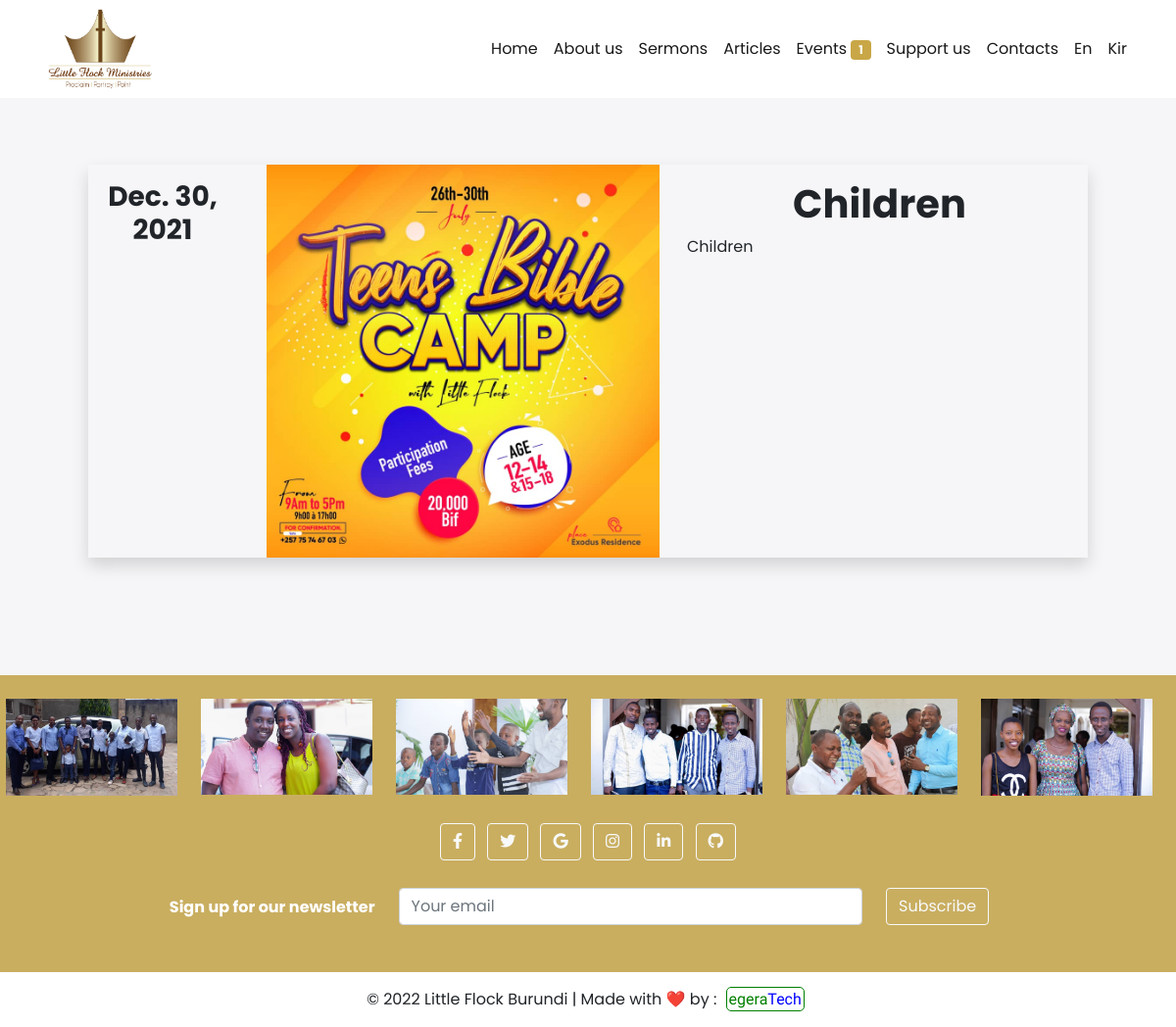
/flock/events/, run on the app's committed database.
### flock/models.py (models this page shows, shortened)
class Event(models.Model):
    title = models.CharField(max_length=120)
    photo = models.ImageField(upload_to='%Y/%m/%d/', default='default.png', blank=True)
    description = models.CharField(max_length=300)
    expired = models.BooleanField(default=False)
    created_at = models.DateTimeField(auto_now=False, auto_now_add=True)
    updated_at = models.DateTimeField(auto_now=True, auto_now_add=False)
    expiration_date = models.DateField(auto_now=False, auto_now_add=False, null=True, blank=True)

### flock/views.py (the view)
# urls.py: re_path(r'flock/events/', views.events, name='events'),
def events(request):
    upcomingEvents = Event.objects.all().filter(expired = False).order_by('expiration_date')
    return render(request, 'flock/events.html', {'upcomingEvents':upcomingEvents})

### flock/templates/flock/events.html (shortened to what this page needs)
{% extends 'flock/base_layout.html' %}
{% block content %}
<br>
<br>
<section class="Events">
    <div class="container">
    {% for upcomingEvent in upcomingEvents %}
        <div class="row shadow m-5 justify-content-center" >
            <div class="col-md-2 p-3 text-center  align-items-center">
                <div class="row">
                    <h3 class="text-center fw-bold">{{upcomingEvent.expiration_date}}</h3>
                </div>
            </div>
            <br>
            <div class="col-md-5 ">
                <div class="inner">
                <img src="{{ upcomingEvent.photo.url }}" class="w-100">
            </div>
        </div>
        <div class="col-md-5 p-3">
                <h2 class="fw-bold fs-1 text-center">{{upcomingEvent.title}}</h2>
                <P >{{upcomingEvent.description}}</P>
            </div>
        </div>
    {% endfor%}
    </div>
</section>
<br>
<br>
<br>
{% endblock %}

### assets/styles.css (style rules this page uses)
* { margin: 0px; padding: 0px; box-sizing: border-box; }
.container { margin-top: 8%; }
.inner { overflow: hidden; }
.inner img { transition: all 1.5s ease; }

### flock/templates/flock/base_layout.html (style rules this page uses)
body { background-color:#f6f6f8 ; margin: 0px; padding: 0px; box-sizing: border-box; font-family: 'Poppins', sans-serif; }

### data on the page
Event: expiration_date "Dec. 30, 2021", photo (picture), title "Children", description "Children"

### other printed values
{{ upcomingEvents|length }} "1"
